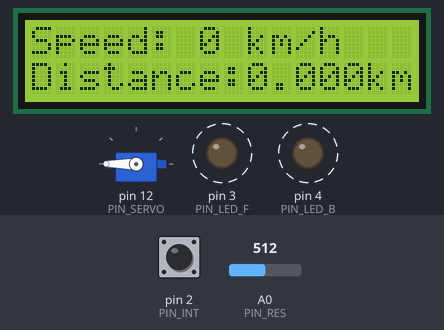
Bench run of a sketch on a simulated Arduino Uno, built with avr-gcc and run on an emulated ATmega328P. Parts: 16×2 character LCD, servo, output pins drawn as LEDs (lit = HIGH). Dashed ring = blinking. The inputs (shaded band) are chosen by the test bench; at power-on: A0 (PIN_RES) = 512, pin 2 (PIN_INT) HIGH.

Above: at 4.09 s.
4.1 s: A0 (PIN_RES) set to 593
5.6 s: A0 (PIN_RES) set to 611
At 7.3 s:
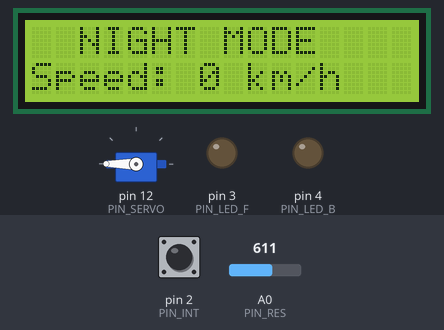
7.6 s: pin 2 (PIN_INT) pulled LOW for 0.8 s
At 8.0 s:
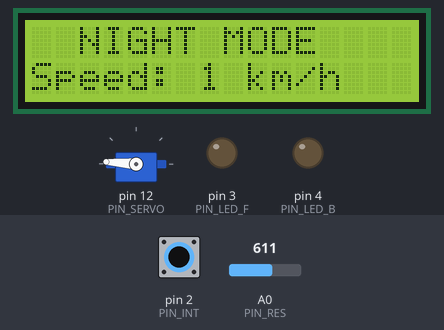
9.9 s: A0 (PIN_RES) set to 590
At 10.3 s:
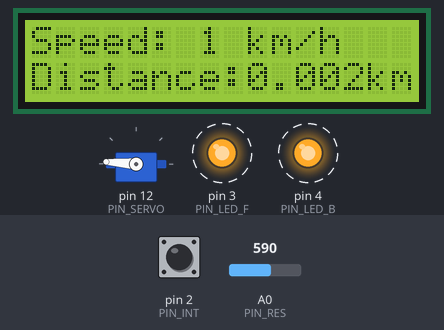
12.5 s: pin 2 (PIN_INT) pulled LOW for 0.8 s
At 12.9 s:
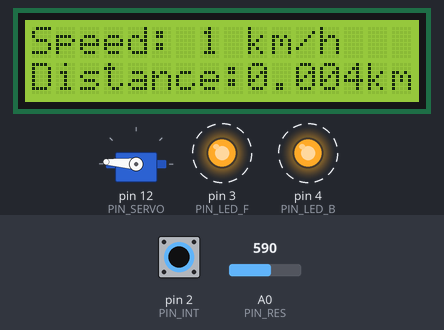
14.8 s: A0 (PIN_RES) set to 610
At 15.03 s:
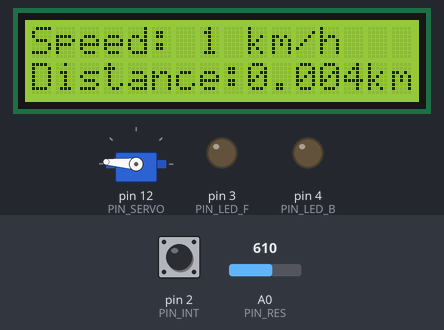
Timing chart, 0 to 17.8 s (numbered marks = the images above; inputs shaded):
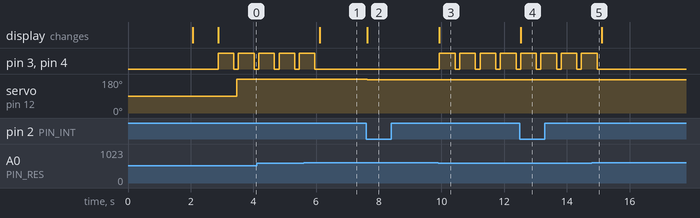

Measured:
- the behaviour switches between 600 and 601 on A0 (PIN_RES) (found by bisection; images 0 and 1)
- after the input at 5.6 s, pin 3 (PIN_LED_F), pin 4 (PIN_LED_B): goes on until 6.0 s, then stays LOW; the display: changes after 0.51 s (image 1)
- after the input at 7.6 s, servo on pin 12 (PIN_SERVO): 180° → 176° at once; the display: changes at once (image 2)
- after the input at 9.9 s, pin 3 (PIN_LED_F), pin 4 (PIN_LED_B): alternates HIGH for 0.50 s and LOW for 0.15 s, starting at once; the display: changes at once (image 3)
- after the input at 12.5 s, the display: changes at once (image 4)
- after the input at 14.8 s, pin 3 (PIN_LED_F), pin 4 (PIN_LED_B): goes on until 15.0 s, then stays LOW
- by itself, pin 3 (PIN_LED_F), pin 4 (PIN_LED_B): alternates HIGH for 0.50 s and LOW for 0.15 s

The sketch:

bike_speedometer_v2.ino
```cpp
#include <LiquidCrystal.h>
#include <Servo.h>

/* ---------- PINS ---------- */
const uint8_t PIN_INT   = 2;      // датчик/геркон (прерывание)
const uint8_t PIN_LED_F = 3;      // фронтальный LED
const uint8_t PIN_LED_B = 4;      // задние LEDs
const uint8_t PIN_SERVO = 12;     // серво
const uint8_t PIN_RES   = A0;     // фоторезистор (аналог)

/* ---------- LCD ---------- */
/* Вариант А: RW на пине 6 (как у вас сейчас)
   RS=5, RW=6, EN=7, D4=8, D5=9, D6=10, D7=11 */
LiquidCrystal lcd(5, 6, 7, 8, 9, 10, 11);

/* Если RW посажен на GND, замените строку выше на:
   LiquidCrystal lcd(5, 7, 8, 9, 10, 11);  // RS=5, EN=7, D4..D7=8..11
*/
const char StrH[] = "Hello!";

/* ---------- TIME / MOTION ---------- */
constexpr float PI_F = 3.14159f;
const float D = 0.67f;       // диаметр колеса (м)
float L = 0.0f;              // длина окружности (м)

// Данные из ISR — только целые и только volatile
volatile unsigned long lastPulseMs = 0;
volatile unsigned long deltaMs     = 0;
volatile unsigned long revCount    = 0;

/* Рабочие (не volatile) — считаем в loop() */
float f = 0.0f;              // Гц
float V = 0.0f;              // м/с
float distance_m = 0.0f;     // м
float distance_km = 0.0f;    // км

/* ---------- LED ---------- */
int val = 0;

/* ---------- SERVO ---------- */
Servo servo;
int angle = 0;

/* ---------- ISR: магнит обнаружен ---------- */
void magnet_detect() {
  unsigned long now = millis();

  // простой антидребезг ~10 мс
  if (now - lastPulseMs >= 10) {
    deltaMs = now - lastPulseMs;  // интервал между импульсами, мс
    lastPulseMs = now;
    revCount++;                   // считаем обороты; дистанцию посчитаем в loop()
  }
}

/* ---------- мигание светом ---------- */
void blinking() {
  digitalWrite(PIN_LED_B, HIGH);
  digitalWrite(PIN_LED_F, HIGH);
  delay(500);
  digitalWrite(PIN_LED_B, LOW);
  digitalWrite(PIN_LED_F, LOW);
  delay(100);
}

void setup() {
  Serial.begin(9600);

  pinMode(PIN_LED_B, OUTPUT);
  pinMode(PIN_LED_F, OUTPUT);
  pinMode(PIN_INT,   INPUT_PULLUP);

  lcd.begin(16, 2);

  // приветствие
  lcd.clear();
  lcd.setCursor(4, 0);
  lcd.print(StrH);
  delay(2000);
  lcd.clear();
  lcd.setCursor(2, 0);
  lcd.print("Let's begin");
  delay(800);

  // подготовка измерений
  L = PI_F * D;
  lastPulseMs = millis();

  // прерывание по фронту геркона/датчика (активный LOW -> FALLING)
  attachInterrupt(digitalPinToInterrupt(PIN_INT), magnet_detect, FALLING);

  // серво
  servo.attach(PIN_SERVO);
}

void loop() {
  // ----- атомарно читаем значения из ISR -----
  unsigned long localDeltaMs;
  unsigned long localRevCount;
  noInterrupts();
  localDeltaMs = deltaMs;
  localRevCount = revCount;
  interrupts();

  // расчёт дистанции
  distance_m  = (float)localRevCount * L;
  distance_km = distance_m * 0.001f;

  // расчёт скорости
  if (localDeltaMs > 0) {
    f = 1000.0f / (float)localDeltaMs;  // Гц
  } else {
    f = 0.0f;
  }
  V = L * f;                             // м/с
  int V2 = (int)(V * 3.6f);              // км/ч

  // освещённость
  val = analogRead(PIN_RES);
  bool night = (val > 600);              // подстройте порог под вашу схему

  // ----- вывод на LCD (без лишних clear) -----
  lcd.clear();
  if (night) {
    lcd.setCursor(0, 0);
    lcd.print("  NIGHT MODE");
    lcd.setCursor(0, 1);
    lcd.print("Speed: ");
    lcd.print(V2);
    lcd.print(" km/h");
  } else {
    lcd.setCursor(0, 0);
    lcd.print("Speed: ");
    lcd.print(V2);
    lcd.print(" km/h");

    lcd.setCursor(0, 1);
    lcd.print("Distance:");
    lcd.print(distance_km, 3);  // 3 знака после запятой
    lcd.print("km");
  }

  // ----- свет -----
  if (night) {
    digitalWrite(PIN_LED_B, LOW);
    digitalWrite(PIN_LED_F, LOW);
  } else {
    blinking(); // как в исходной логике
  }

  // ----- серво-стрелка -----
  angle = 180 - (V2 * 180 / 45);
  if (angle < 0)   angle = 0;
  if (angle > 180) angle = 180;
  servo.write(angle);

  delay(40);
}
```
